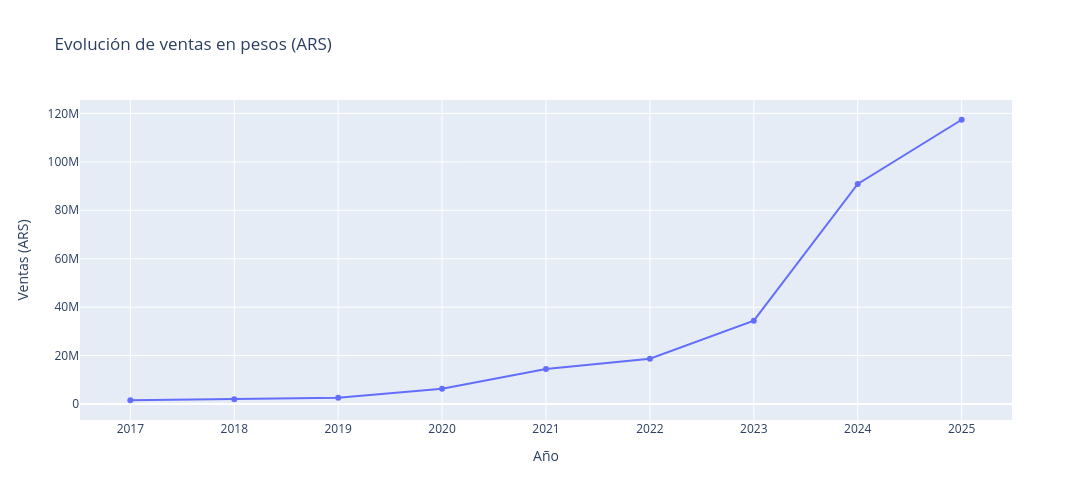

Notebook code cell kept with this figure:
### Code cell
fig = px.line(
    ventas_anuales,
    x="year",
    y="amount_ars",
    title="Evolución de ventas en pesos (ARS)",
    markers=True,
    labels={
        "year": "Año",
        "amount_ars": "Ventas (ARS)"
    },
    width=1500,   
    height=500
)

fig.show()

### Figure 1 — Plotly figure (JSON) as saved in the notebook; plotly's stock layout.template omitted (floating-point values rounded to 4 significant figures)
{"data": [{"hovertemplate": "Año=%{x}<br>Ventas (ARS)=%{y}<extra></extra>", "legendgroup": "", "line": {"color": "#636efa", "dash": "solid"}, "marker": {"symbol": "circle"}, "mode": "lines+markers", "name": "", "orientation": "v", "showlegend": false, "type": "scatter", "x": [2017, 2018, 2019, 2020, 2021, 2022, 2023, 2024, 2025], "xaxis": "x", "y": [1559000.0, 1972000.0, 2612000.0, 6273000.0, 14440000.0, 18700000.0, 34420000.0, 90870000.0, 117400000.0], "yaxis": "y"}], "layout": {"height": 500, "legend": {"tracegroupgap": 0}, "title": {"text": "Evolución de ventas en pesos (ARS)"}, "width": 1500, "xaxis": {"anchor": "y", "domain": [0, 1], "title": {"text": "Año"}}, "yaxis": {"anchor": "x", "domain": [0, 1], "title": {"text": "Ventas (ARS)"}}}}
